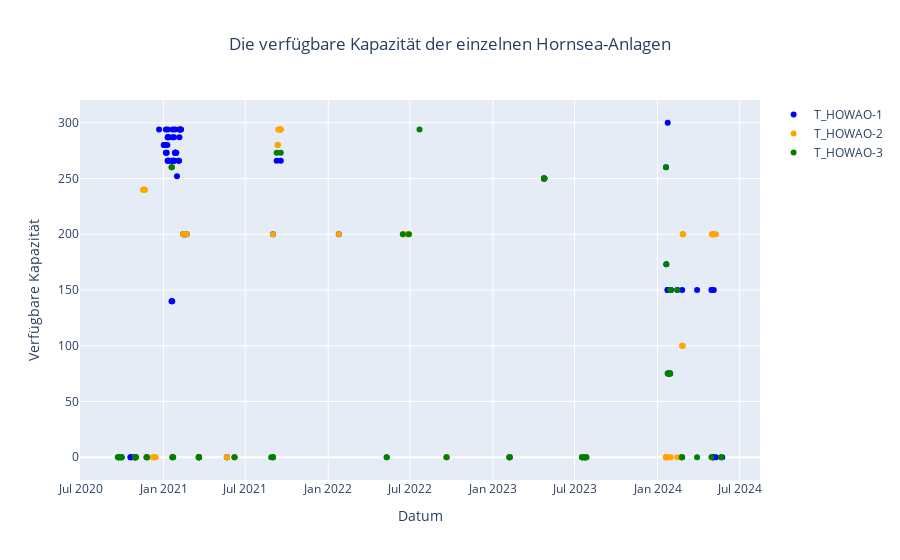

Here is the notebook cell this chart was saved with:
### Code cell
df['createdTime'] = pd.to_datetime(df['createdTime'])

color_discrete_map = {
    'T_HOWAO-1': 'blue',
    'T_HOWAO-2': 'orange',
    'T_HOWAO-3': 'green',
}

traces = []
for asset_id, group in df.groupby('assetId'):
    traces.append(
        go.Scatter(
            x=group['createdTime'],
            y=group['availableCapacity'],
            mode='markers',
            name=asset_id,
            marker=dict(color=color_discrete_map[asset_id])  # Farben zuweisen
        )
    )

traces.sort(key=lambda trace: trace.name)

fig = go.Figure()

for trace in traces:
    fig.add_trace(trace)

fig.update_layout(
    title='Die verfügbare Kapazität der einzelnen Hornsea-Anlagen',
    xaxis_title='Datum',
    yaxis_title='Verfügbare Kapazität',
    title_x=0.5  
)

fig.show()
